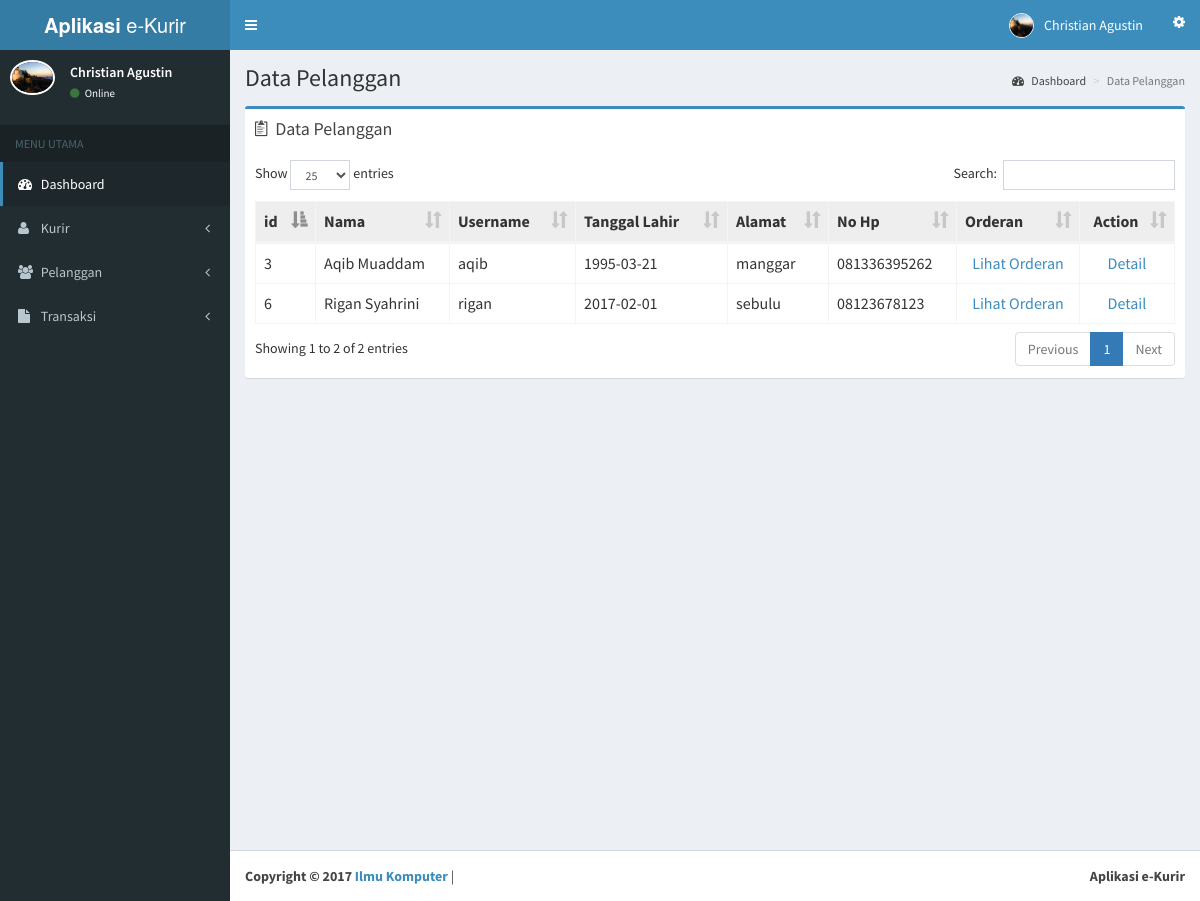
Page /admin/datapelanggan.php (signed in) on the committed database.
### tables this page shows
CREATE TABLE `tb_pelanggan` (
  `id_pelanggan` int(11) NOT NULL,
  `nama_pelanggan` varchar(70) NOT NULL,
  `username_pelanggan` varchar(50) NOT NULL,
  `password` varchar(50) NOT NULL,
  `tanggal_lahir` date NOT NULL,
  `alamat_pelanggan` text NOT NULL,
  `no_hp_pelanggan` varchar(12) NOT NULL,
  `gambar` varchar(255) NOT NULL
);

### admin/datapelanggan.php (the view, shortened to what this page needs)
<html>
<head>
  <link rel="stylesheet" href="../assets/bootstrap/css/bootstrap.min.css">
  <link rel="stylesheet" href="../assets/css/font-awesome.min.css">
  <link rel="stylesheet" href="../assets/css/ionicons.min.css">
  <link rel="stylesheet" href="../assets/dist/css/AdminLTE.min.css">
     <link rel="stylesheet" href="../assets/dist/css/skins/_all-skins.min.css">
     <link rel="stylesheet" href="../assets/plugins/iCheck/flat/blue.css">
     <link rel="stylesheet" href="../assets/plugins/morris/morris.css">
     <link rel="stylesheet" href="../assets/plugins/jvectormap/jquery-jvectormap-1.2.2.css">
     <link rel="stylesheet" href="../assets/plugins/datepicker/datepicker3.css">
     <link rel="stylesheet" href="../assets/plugins/daterangepicker/daterangepicker-bs3.css">
     <link rel="stylesheet" href="../assets/plugins/bootstrap-wysihtml5/bootstrap3-wysihtml5.min.css">
     <link rel="stylesheet" href="../assets/plugins/datatables/dataTables.bootstrap.css"/>
   </head>
   <body class="hold-transition skin-blue sidebar-mini">
    <div class="wrapper">
      <?php include "header.php"; ?>
      <?php include "menu.php"; ?>
      <div class="content-wrapper">
        <section class="content-header">
          <h1>
            Data Pelanggan
          </h1>
          <ol class="breadcrumb">
            <li><a href="index.php"><i class="fa fa-dashboard"></i> Dashboard</a></li>
            <li class="active">Data Pelanggan</li>
          </ol>
        </section>
        <section class="content">
          <div class="row">
            <section class="col-lg-12 connectedSortable">
              <div class="box box-primary">
                <div class="box-header">
                  <i class="ion ion-clipboard"></i>
                  <h3 class="box-title">Data Pelanggan</h3>
                </div>
                <div class="box-body">
          <div class="table">
            <?php
            include '../koneksi/koneksi.php';
            $sql1  		= "SELECT * FROM tb_pelanggan order by nama_pelanggan asc";
            $query1  	= mysqli_query($db, $sql1);
            $total		= mysqli_num_rows($query1);
            if ($total == 0) {
              echo"<center><h2>Belum Ada Pelanggan Terdaftar</h2></center>";
            }
            else{?>
            <table id="lookup" class="table table-bordered table-hover">
             <thead bgcolor="eeeeee" align="center">
              <tr>
               <th>id</th>
               <th>Nama</th>
               <th>Username</th>
               <th>Tanggal Lahir</th>
               <th>Alamat</th>
               <th>No Hp</th>
               <th>Orderan</th>
               <th class="text-center"> Action </th>
              </tr>
             </thead>
           <?php
           while($data = mysqli_fetch_array($query1)){
            echo'<tr>
            <td>	'. $data['id_pelanggan'].'   		</td>
            <td>	'. $data['nama_pelanggan'].'		</td>
            <td>	'. $data['username_pelanggan'].'	</td>
            <td>	'. $data['tanggal_lahir'].'  		</td>
            <td>	'. $data['alamat_pelanggan'].'  	</td>
            <td>	'. $data['no_hp_pelanggan'].'		</td>
            <td style="text-align:center;">
            <a href=orderanpelanggan.php?id_pelanggan='.$data['id_pelanggan'].'>Lihat Orderan</a></td>
            <td style="text-align:center;">
            <a href=detail-pelanggan.php?id_pelanggan='.$data['id_pelanggan'].'>Detail</a></td>
            </tr>';
          }
          ?>
        </table>
        <?php } ?>
      </div>
    </div>
  </div>
</section>
</div>
</section>
</div>
<?php include "footer.php"; ?>
     </div>
  </body>
</html>

### admin/header.php (shortened to what this page needs)
<?php
include '../koneksi/koneksi.php';
$sql  		= "SELECT * FROM tb_admin where id_admin='".$_SESSION['id']."'";
$query  	= mysqli_query($db, $sql);
$data 		= mysqli_fetch_array($query);
?>
<header class="main-header">
	<a href="index.php" class="logo">
		<span class="logo-lg"><b>Aplikasi</b> e-Kurir</span>
	</a>
	<nav class="navbar navbar-static-top" role="navigation">
		<a href="#" class="sidebar-toggle" data-toggle="offcanvas" role="button">
		</a>
		<div class="navbar-custom-menu">
			<ul class="nav navbar-nav">
				<li class="dropdown user user-menu">
					<a href="#" class="dropdown-toggle" data-toggle="dropdown">
						<img src="images/<?php echo $data['gambar']; ?>" class="user-image" style="border: 1px solid white;" alt="User Image">
						<span class="hidden-xs"><?php echo $_SESSION['nama'];?></span>
					</a>
				</li>
				<li>
					<a href="#" data-toggle="control-sidebar"><i class="fa fa-spin fa-gear"></i></a>
				</li>
			</ul>
		</div>
	</nav>
</header>

### admin/menu.php (shortened to what this page needs)
<?php
	 include '../koneksi/koneksi.php';
			$sql  		= "SELECT * FROM tb_admin where id_admin='".$_SESSION['id']."'";
			$query  	= mysqli_query($db, $sql);
			$data 		= mysqli_fetch_array($query);
?>
<aside class="main-sidebar">
        <section class="sidebar">
          <div class="user-panel">
            <div class="pull-left image">
              <img src="images/<?php echo $data['gambar']; ?>" height="200" width="200" style="border: 2px solid white;" class="img-circle" alt="User Image">
            </div>
            <div class="pull-left info">
              <p><?php echo $_SESSION['nama'];?></p>
              <a href="index.php"><i class="fa fa-circle text-success"></i> Online</a>
            </div>
          </div><br />
          <ul class="sidebar-menu">
            <li class="header">MENU UTAMA</li>
            <li class="active treeview">
              <a href="index.php">
                <i class="fa fa-dashboard"></i> <span>Dashboard</span>
              </a>
            </li>
            <li>
              <a href="#">
                <i class="fa fa-user"></i> <span>Kurir</span> <i class="fa fa-angle-left pull-right"></i>
              </a>
            </li>
            <li>
              <a href="#">
                <i class="fa fa-users"></i> <span>Pelanggan</span> <i class="fa fa-angle-left pull-right"></i>
              </a>
            </li>
             <li>
              <a href="#">
                <i class="fa fa-file"></i> <span>Transaksi</span> <i class="fa fa-angle-left pull-right"></i>
              </a>
            </li>
        </section>
</aside>

### rows in the picture
tb_pelanggan: id_pelanggan "3", nama_pelanggan "Aqib Muaddam", username_pelanggan "aqib", tanggal_lahir "1995-03-21", alamat_pelanggan "manggar", no_hp_pelanggan "081336395262"
tb_pelanggan: id_pelanggan "6", nama_pelanggan "Rigan Syahrini", username_pelanggan "rigan", tanggal_lahir "2017-02-01", alamat_pelanggan "sebulu", no_hp_pelanggan "08123678123"

### other values in the picture
$_SESSION['nama'] "Christian Agustin"
